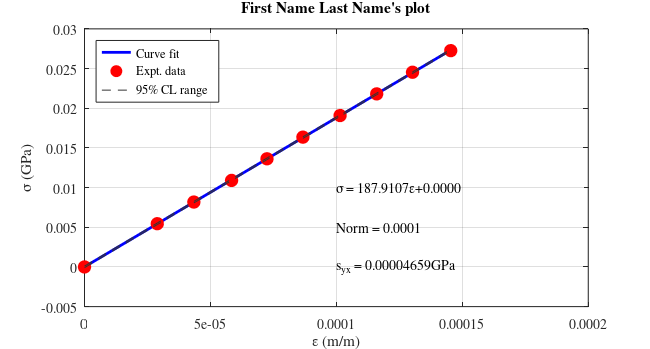
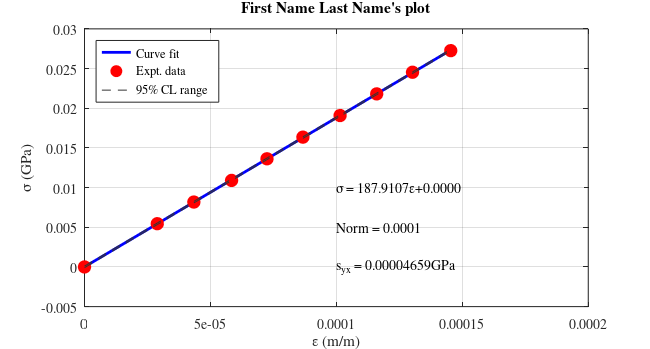

Write MATLAB code to recreate these figures, in order.
% This is a program to generate strain-stress plot 
% Date: July 19th
% Dr. Vibhav Durgesh
% Rev 0.0
% This is basic program to demonstrating use of polyfit command and
% calculating norm and standard error of fit.
% User has to provide apropriate information see - begining of the code
%%%%%%%%%%%%%%%%%%%%%%%%%%%%%%%%%%%%%%%%%%%%%%%%%%%%%%%%%%%%%%%%%%%%%%%%%%%

clear all
close all
clc
%%%% USER HAVE TO MANUALLY ADD THIS INFORMATION %%%%%%%%%%%%%%%%%%%%%%%%%%%
%%%% 

mass = [0  0.4 0.6  0.8 1.0 1.2  1.4  1.6 1.8 2.0]; %Change to appropriate weight 
Gdvo_avg = [0    0.1447    0.2174    0.2924    0.3628    0.4342    0.5081 0.5809    0.6521    00.7281]; % Average voltage output
L = 36/100; % length of beam using a tape measure
w = 1.499*(2.54/100); %width of the beam using a caliper
t = 0.2515*(2.54/100); %thickness of the beam using a micrometer
g = 9.8051; % gravitational constant (m/s)
GF = 2.012; % Gauge Factor
G = 497.7538855; % gain using Rg = 101.66 ohm
Vi = 10; %Excitation Voltage to the wheatstone bridge circuit

m = mass; % mass (kg)

%% Calculating Stress
stressdata = ((6*m*g*L)/(w*t^2))/(10^9); %Stress(MPa)

%% Calculating Strain
straindata = (2*Gdvo_avg)/(Vi*G*GF); %strain (unitless)

t_nuP = 2.110; %Value read from t-student's table (19 data points)
plotTitle = 'First Name Last Name''s plot';
%%%% END OF USER INFORMATION %%%%%%%%%%%%%%%%%%%%%%%%%%%%%%%%%%%%%%%%%%%%%%
%%%%%%%%%%%%%%%%%%%%%%%%%%%%%%%%%%%%%%%%%%%%%%%%%%%%%%%%%%%%%%%%%%%%%%%%%%%
[p,s] = polyfit(straindata,stressdata,1); % Curve fitting data with 1st order fit
xfit = straindata;% Generating x-data for curve fitting
yfit = polyval(p,xfit);
nu = s.df; %Getting degree of freedom for the curve fit
norm = s.normr; % Getting the norm of the curve fitting
syx = norm/sqrt(nu);

% Generating figure with specific size
figure(1)
set(gcf,'unit','inches','position',[0.50 0.50 6.50 3.50],...
    'defaultaxesfontsize',10,'defaultaxesfontname','times');
% Plotting data
plot(xfit,yfit,'b-','linewidth',2); hold on
plot(straindata,stressdata,'ro','markersize',9,'markerfacecolor','r')
xlabel('\epsilon (m/m)')
ylabel('\sigma (GPa)')
grid on
% Now adding 95% confidence level in the plot
y_cl_low = yfit - t_nuP*syx; % Using regression analysis
y_cl_up  = yfit + t_nuP*syx;
plot(xfit,y_cl_low,'--','color',[0.2 0.2 0.2],'HandleVisibility','off');
plot(xfit,y_cl_up,'--','color',[0.2 0.2 0.2]);

legend('Curve fit','Expt. data','95% CL range','location','Northwest')
title(plotTitle)
text(1e-4,0.01,sprintf('%s = %3.4f%s+%3.4f','\sigma',p(1),'\epsilon',p(2)),'Fontname','times')
text(1e-4,0.005,sprintf('Norm = %3.4f',s.normr),'Fontname','times')
text(1e-4,0,sprintf('s_{yx} = %3.8f%s',syx,'GPa'),'Fontname','times') 
% % Saving the files in png and pdf format
figName = ['..\Figures\FirstnameLastname'];
set(gcf,'PaperPositionMode','auto')
print(figName,'-dpng','-r600')
set(gcf,'PaperUnits','inches','Units','inches');
figpos = get(gcf,'Position');
set(gcf,'PaperSize',figpos(3:4),'Units','inches');
print(figName,'-dpdf','-r600')
% 
